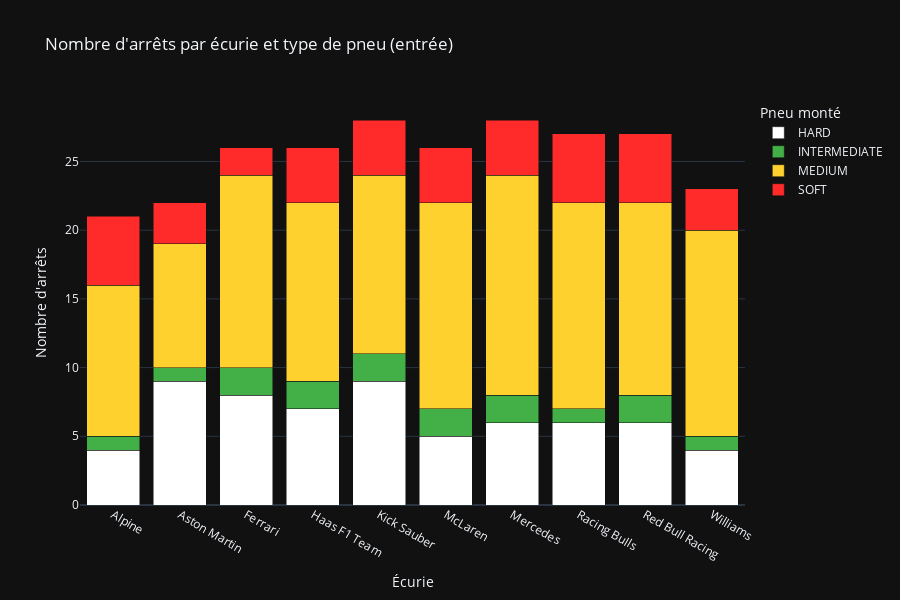

Source (notebook cell):
### Markdown cell above
### 🛞 Analyse stratégie pneus par écurie
Nombre d'arrêts par type de gomme et par équipe tout au long de la saison.

### Code cell
# => Focus sur les pitstops valides uniquement
pits_valid = df_pits.dropna(subset=['CompoundIn', 'CompoundOut'])

# Par exemple : nombre d'arrêts par écurie et type de gomme entrée
bar_data = pits_valid.groupby(['TeamName', 'CompoundIn']).size().reset_index(name='NbArrets')

# Palette officielle F1 pour les types de pneus (exemple)
compound_colors = {
    'SOFT': '#FF2B2B',         # Rouge
    'MEDIUM': '#FFD12E',       # Jaune
    'HARD': '#FFFFFF',         # Blanc
    'INTERMEDIATE': '#43B047', # Vert
    'WET': '#0067AD',          # Bleu
    'SUPER_SOFT': '#FF6F61',   # Rose
    'ULTRA_SOFT': '#A020F0',   # Violet
}

fig = px.bar(
    bar_data, x='TeamName', y='NbArrets', color='CompoundIn',
    title="Nombre d'arrêts par écurie et type de pneu (entrée)",
    labels={'NbArrets': "Nombre d'arrêts", 'TeamName': 'Écurie', 'CompoundIn': 'Pneu monté'},
    color_discrete_map=compound_colors
)
fig.update_layout(barmode='stack', template='plotly_dark', height=600)
fig.show()

### Figure 1 — Plotly figure (JSON) as saved in the notebook; plotly's stock layout.template omitted (floating-point values rounded to 4 significant figures)
{"data": [{"hovertemplate": "Pneu monté=HARD<br>Écurie=%{x}<br>Nombre d'arrêts=%{y}<extra></extra>", "legendgroup": "HARD", "marker": {"color": "#FFFFFF", "pattern": {"shape": ""}}, "name": "HARD", "orientation": "v", "showlegend": true, "textposition": "auto", "type": "bar", "x": ["Alpine", "Aston Martin", "Ferrari", "Haas F1 Team", "Kick Sauber", "McLaren", "Mercedes", "Racing Bulls", "Red Bull Racing", "Williams"], "xaxis": "x", "y": [4, 9, 8, 7, 9, 5, 6, 6, 6, 4], "yaxis": "y"}, {"hovertemplate": "Pneu monté=INTERMEDIATE<br>Écurie=%{x}<br>Nombre d'arrêts=%{y}<extra></extra>", "legendgroup": "INTERMEDIATE", "marker": {"color": "#43B047", "pattern": {"shape": ""}}, "name": "INTERMEDIATE", "orientation": "v", "showlegend": true, "textposition": "auto", "type": "bar", "x": ["Alpine", "Aston Martin", "Ferrari", "Haas F1 Team", "Kick Sauber", "McLaren", "Mercedes", "Racing Bulls", "Red Bull Racing", "Williams"], "xaxis": "x", "y": [1, 1, 2, 2, 2, 2, 2, 1, 2, 1], "yaxis": "y"}, {"hovertemplate": "Pneu monté=MEDIUM<br>Écurie=%{x}<br>Nombre d'arrêts=%{y}<extra></extra>", "legendgroup": "MEDIUM", "marker": {"color": "#FFD12E", "pattern": {"shape": ""}}, "name": "MEDIUM", "orientation": "v", "showlegend": true, "textposition": "auto", "type": "bar", "x": ["Alpine", "Aston Martin", "Ferrari", "Haas F1 Team", "Kick Sauber", "McLaren", "Mercedes", "Racing Bulls", "Red Bull Racing", "Williams"], "xaxis": "x", "y": [11, 9, 14, 13, 13, 15, 16, 15, 14, 15], "yaxis": "y"}, {"hovertemplate": "Pneu monté=SOFT<br>Écurie=%{x}<br>Nombre d'arrêts=%{y}<extra></extra>", "legendgroup": "SOFT", "marker": {"color": "#FF2B2B", "pattern": {"shape": ""}}, "name": "SOFT", "orientation": "v", "showlegend": true, "textposition": "auto", "type": "bar", "x": ["Alpine", "Aston Martin", "Ferrari", "Haas F1 Team", "Kick Sauber", "McLaren", "Mercedes", "Racing Bulls", "Red Bull Racing", "Williams"], "xaxis": "x", "y": [5, 3, 2, 4, 4, 4, 4, 5, 5, 3], "yaxis": "y"}], "layout": {"barmode": "stack", "height": 600, "legend": {"title": {"text": "Pneu monté"}, "tracegroupgap": 0}, "title": {"text": "Nombre d'arrêts par écurie et type de pneu (entrée)"}, "xaxis": {"anchor": "y", "domain": [0, 1], "title": {"text": "Écurie"}}, "yaxis": {"anchor": "x", "domain": [0, 1], "title": {"text": "Nombre d'arrêts"}}}}
